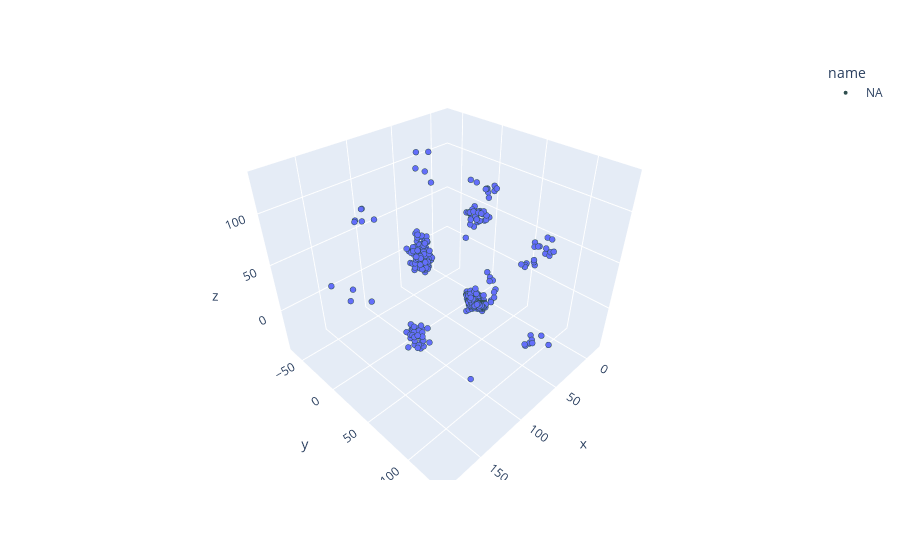

The code cell stored with this chart in its notebook:
### Code cell
fig = px.scatter_3d(df[df.index % stride == 0],
                    x='x',
                    y='y',
                    z='z',
                    symbol='name',
                    # color='density',
                    color_continuous_scale='Spectral_r')

fig.update_traces(marker=dict(size=2,
                              line=dict(width=2,
                                        color='DarkSlateGrey')),
                  selector=dict(mode='markers'))

fig.update_scenes(aspectmode='data')

### Figure 1 — Plotly figure (JSON) as saved in the notebook; plotly's stock layout.template omitted (floating-point values rounded to 4 significant figures; data arrays with more than 128 entries replaced by an {"elided": "..."} marker saying what was removed)
{"data": [{"hovertemplate": "name=NA<br>x=%{x}<br>y=%{y}<br>z=%{z}<extra></extra>", "legendgroup": "NA", "marker": {"color": "#636efa", "line": {"color": "DarkSlateGrey", "width": 2}, "size": 2, "symbol": "circle"}, "mode": "markers", "name": "NA", "scene": "scene", "showlegend": true, "type": "scatter3d", "x": {"elided": "699 float values"}, "y": {"elided": "699 float values"}, "z": {"elided": "699 float values"}}], "layout": {"legend": {"title": {"text": "name"}, "tracegroupgap": 0}, "margin": {"t": 60}, "scene": {"aspectmode": "data", "domain": {"x": [0, 1], "y": [0, 1]}, "xaxis": {"title": {"text": "x"}}, "yaxis": {"title": {"text": "y"}}, "zaxis": {"title": {"text": "z"}}}}}
